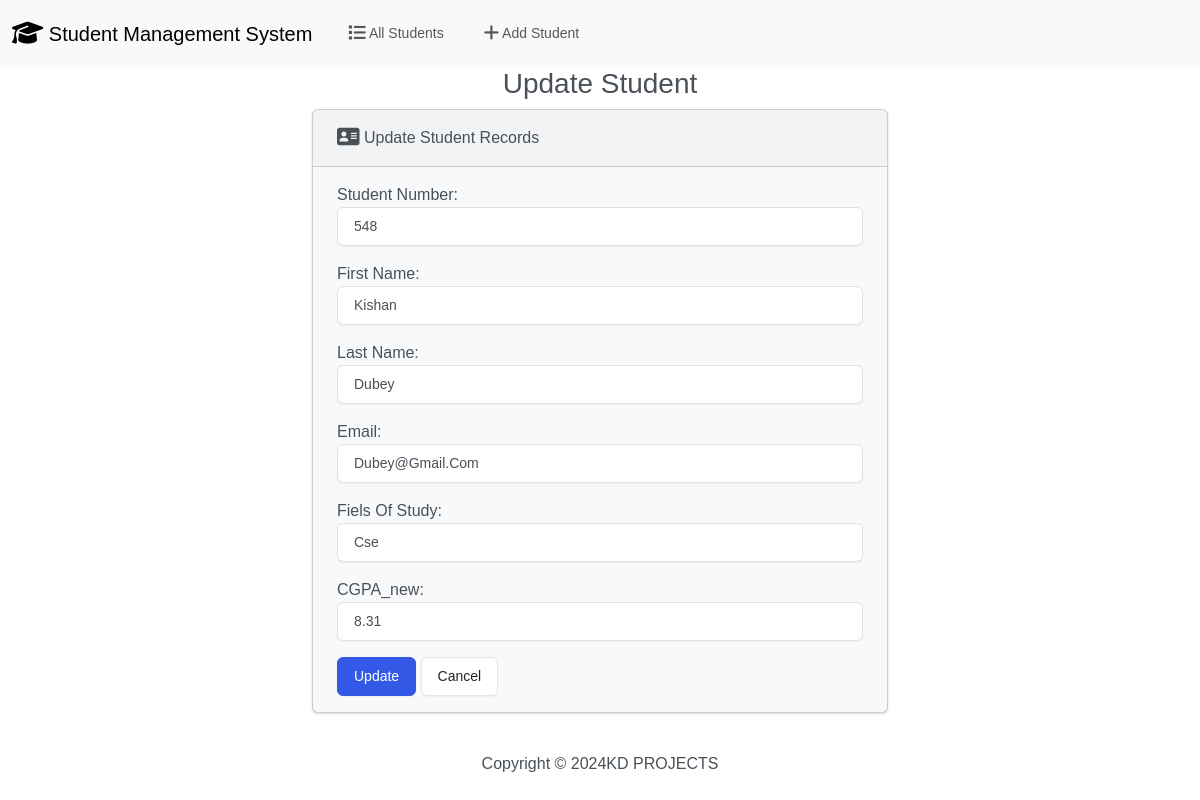
Page /edit/1/ on the committed database.
### student/models.py (models this page shows, shortened)
class Student(models.Model):
    student_number = models.PositiveIntegerField()
    first_name = models.CharField(max_length=50)
    last_name = models.CharField(max_length=50)
    email = models.EmailField(max_length = 100)
    fiels_of_study = models.CharField(max_length=50)
    cgpa = models.FloatField()

### student/views.py (the view)
# urls.py: path('edit/<int:id>/',views.edit, name='edit'),
def edit(request, id):
    if request.method == 'POST':
        student = Student.objects.get(pk = id)
        form = StudentForm(request.POST, instance=student)
        if form.is_valid():
            form.save()
            return render(request, 'students/edit.html', {'form':form,'success':True})
    else:
        student = Student.objects.get(pk=id)
        form = StudentForm(instance=student)
    return render(request, 'students/edit.html', {'form':form})

### student/forms.py
class StudentForm(forms.ModelForm):
    class Meta:
        model = Student
        fields = ['student_number','first_name','last_name','email','fiels_of_study','cgpa']
        labels = {
            'student_number':'Student Number',
            'first_name':'First Name',
            'last_name':'Last Name',
            'email':'Email',
            'fiels_of_study':'Fiels of Study',
            'cgpa':'CGPA_new'
        }
        widgets = {
            'student_number': forms.NumberInput(attrs={'class': 'form-control'}),
            'first_name': forms.TextInput(attrs={'class': 'form-control'}),
            'last_name': forms.TextInput(attrs={'class': 'form-control'}),
            'email': forms.EmailInput(attrs={'class': 'form-control'}),
            'fiels_of_study': forms.TextInput(attrs={'class': 'form-control'}),
            'cgpa': forms.NumberInput(attrs={'class': 'form-control'}),
        }

### student/templates/students/edit.html (shortened to what this page needs)
{% extends "students/base.html" %}
{% block body %}
    <h3 class="text-center">Update Student</h3>
    {% if success %}
        <div class="alert alert-success" role="alert">
            The new student added successfully.
            <a href="{% url 'index' %}" class="alert-link">Go to Home Page.</a>
        </div>
    {% else %}
        <div class="row justify-content-center">
            <div class="col-6">
                <div class="card bg-light mb-3" style="max-width: 60rem;">
                    <div class="card-header">
                        <i class="fa-solid fa-address-card fa-lg"></i> Update Student Records
                    </div>
                    <div class="card-body">
                      <form action="" method="post">
                        {{ form.as_p }}
                        <button type="submit" class="btn btn-primary">Update</button>
                        <a href="{% url 'index' %}" class="btn btn-secondary">Cancel</a>
                      </form>
                    </div>
                </div>
            </div>
        </div>
    {% endif %}
{% endblock %}

### student/static/css/style.css (style rules this page uses)
* { box-sizing: border-box; padding: 0; margin: 0; outline: none; border: none; text-decoration: none; text-transform: capitalize !important; transition: all .2s linear; }
body { font-family: "Ubuntu", sans-serif !important; font-size: 0.938rem; background-color: #eee; }

### rows in the picture
Student: student_number "548", first_name "kishan", last_name "dubey", email "dubey@gmail.com", fiels_of_study "cse", cgpa "8.31"
